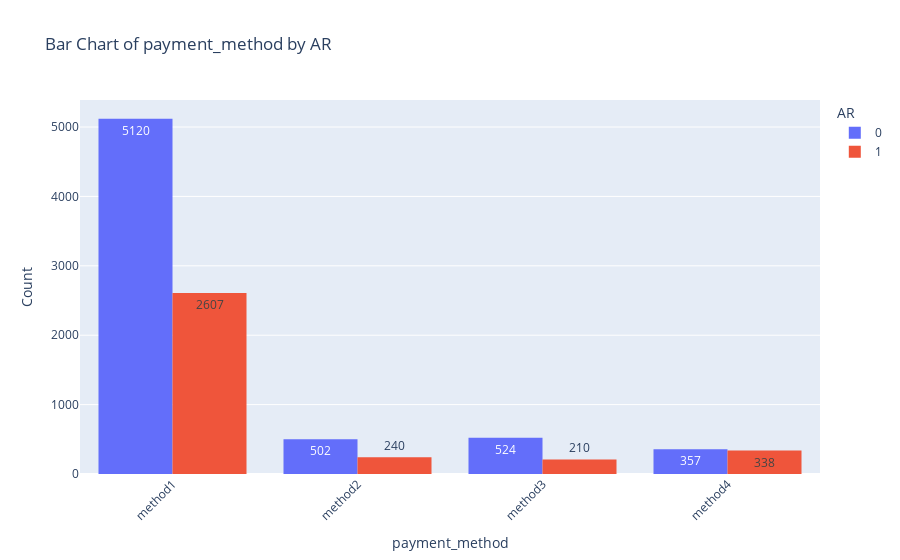
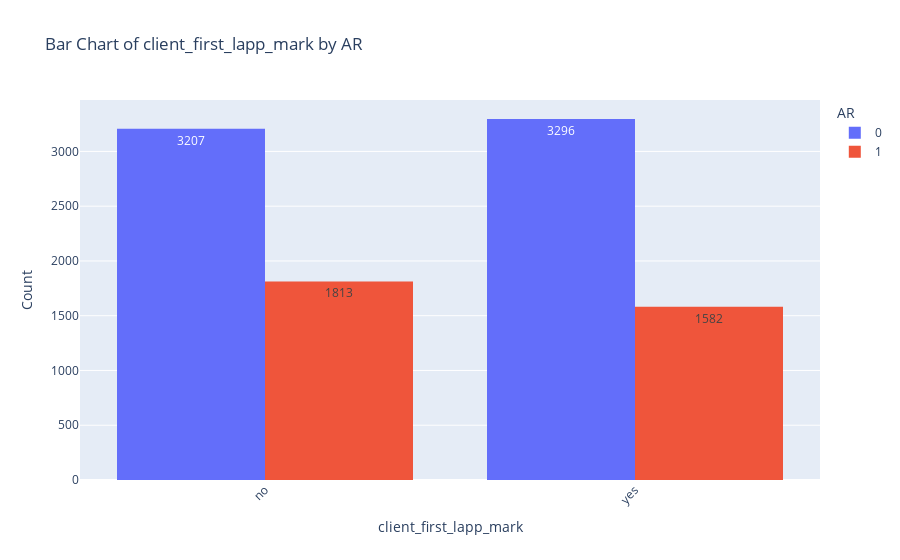
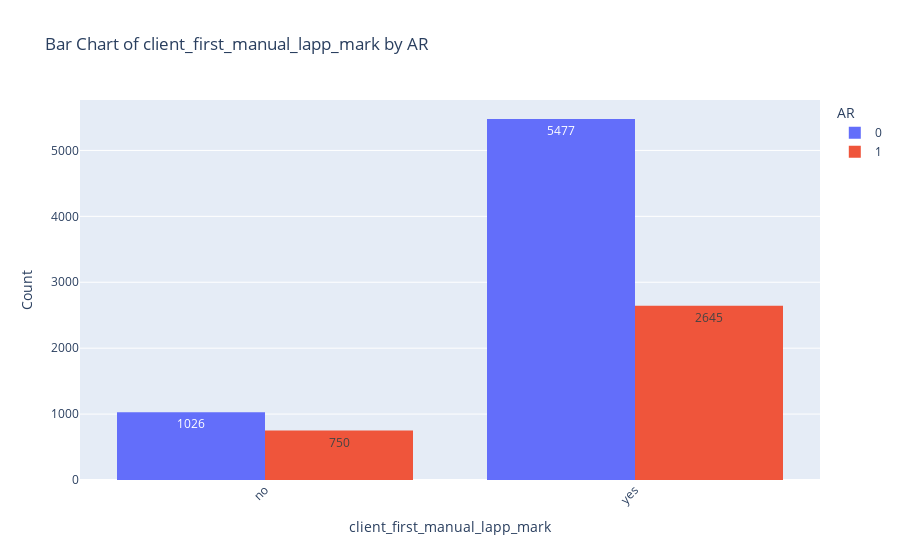

The notebook cell saved with these charts, in order:
### Markdown cell above
## Categorical Features

### Code cell
for category in categorical_features:
    if category != "AR":
        create_bar_chart(data,category,"AR")

### Figure 1 — Plotly figure (JSON) as saved in the notebook; plotly's stock layout.template omitted (floating-point values rounded to 4 significant figures)
{"data": [{"alignmentgroup": "True", "bingroup": "x", "histfunc": "sum", "hovertemplate": "AR=0<br>payment_method=%{x}<br>sum of Count=%{y}<extra></extra>", "legendgroup": "0", "marker": {"color": "#636efa", "pattern": {"shape": ""}}, "name": "0", "offsetgroup": "0", "orientation": "v", "showlegend": true, "texttemplate": "%{value}", "type": "histogram", "x": ["method1", "method2", "method3", "method4"], "xaxis": "x", "y": [5120, 502, 524, 357], "yaxis": "y"}, {"alignmentgroup": "True", "bingroup": "x", "histfunc": "sum", "hovertemplate": "AR=1<br>payment_method=%{x}<br>sum of Count=%{y}<extra></extra>", "legendgroup": "1", "marker": {"color": "#EF553B", "pattern": {"shape": ""}}, "name": "1", "offsetgroup": "1", "orientation": "v", "showlegend": true, "texttemplate": "%{value}", "type": "histogram", "x": ["method1", "method2", "method3", "method4"], "xaxis": "x", "y": [2607, 240, 210, 338], "yaxis": "y"}], "layout": {"barmode": "group", "legend": {"title": {"text": "AR"}, "tracegroupgap": 0}, "title": {"text": "Bar Chart of payment_method by AR"}, "xaxis": {"anchor": "y", "domain": [0, 1], "tickangle": -45, "title": {"text": "payment_method"}}, "yaxis": {"anchor": "x", "domain": [0, 1], "title": {"text": "Count"}}}}

### Figure 2 — Plotly figure (JSON) as saved in the notebook; plotly's stock layout.template omitted (floating-point values rounded to 4 significant figures)
{"data": [{"alignmentgroup": "True", "bingroup": "x", "histfunc": "sum", "hovertemplate": "AR=0<br>client_first_lapp_mark=%{x}<br>sum of Count=%{y}<extra></extra>", "legendgroup": "0", "marker": {"color": "#636efa", "pattern": {"shape": ""}}, "name": "0", "offsetgroup": "0", "orientation": "v", "showlegend": true, "texttemplate": "%{value}", "type": "histogram", "x": ["no", "yes"], "xaxis": "x", "y": [3207, 3296], "yaxis": "y"}, {"alignmentgroup": "True", "bingroup": "x", "histfunc": "sum", "hovertemplate": "AR=1<br>client_first_lapp_mark=%{x}<br>sum of Count=%{y}<extra></extra>", "legendgroup": "1", "marker": {"color": "#EF553B", "pattern": {"shape": ""}}, "name": "1", "offsetgroup": "1", "orientation": "v", "showlegend": true, "texttemplate": "%{value}", "type": "histogram", "x": ["no", "yes"], "xaxis": "x", "y": [1813, 1582], "yaxis": "y"}], "layout": {"barmode": "group", "legend": {"title": {"text": "AR"}, "tracegroupgap": 0}, "title": {"text": "Bar Chart of client_first_lapp_mark by AR"}, "xaxis": {"anchor": "y", "domain": [0, 1], "tickangle": -45, "title": {"text": "client_first_lapp_mark"}}, "yaxis": {"anchor": "x", "domain": [0, 1], "title": {"text": "Count"}}}}

### Figure 3 — Plotly figure (JSON) as saved in the notebook; plotly's stock layout.template omitted (floating-point values rounded to 4 significant figures)
{"data": [{"alignmentgroup": "True", "bingroup": "x", "histfunc": "sum", "hovertemplate": "AR=0<br>client_first_manual_lapp_mark=%{x}<br>sum of Count=%{y}<extra></extra>", "legendgroup": "0", "marker": {"color": "#636efa", "pattern": {"shape": ""}}, "name": "0", "offsetgroup": "0", "orientation": "v", "showlegend": true, "texttemplate": "%{value}", "type": "histogram", "x": ["no", "yes"], "xaxis": "x", "y": [1026, 5477], "yaxis": "y"}, {"alignmentgroup": "True", "bingroup": "x", "histfunc": "sum", "hovertemplate": "AR=1<br>client_first_manual_lapp_mark=%{x}<br>sum of Count=%{y}<extra></extra>", "legendgroup": "1", "marker": {"color": "#EF553B", "pattern": {"shape": ""}}, "name": "1", "offsetgroup": "1", "orientation": "v", "showlegend": true, "texttemplate": "%{value}", "type": "histogram", "x": ["no", "yes"], "xaxis": "x", "y": [750, 2645], "yaxis": "y"}], "layout": {"barmode": "group", "legend": {"title": {"text": "AR"}, "tracegroupgap": 0}, "title": {"text": "Bar Chart of client_first_manual_lapp_mark by AR"}, "xaxis": {"anchor": "y", "domain": [0, 1], "tickangle": -45, "title": {"text": "client_first_manual_lapp_mark"}}, "yaxis": {"anchor": "x", "domain": [0, 1], "title": {"text": "Count"}}}}
